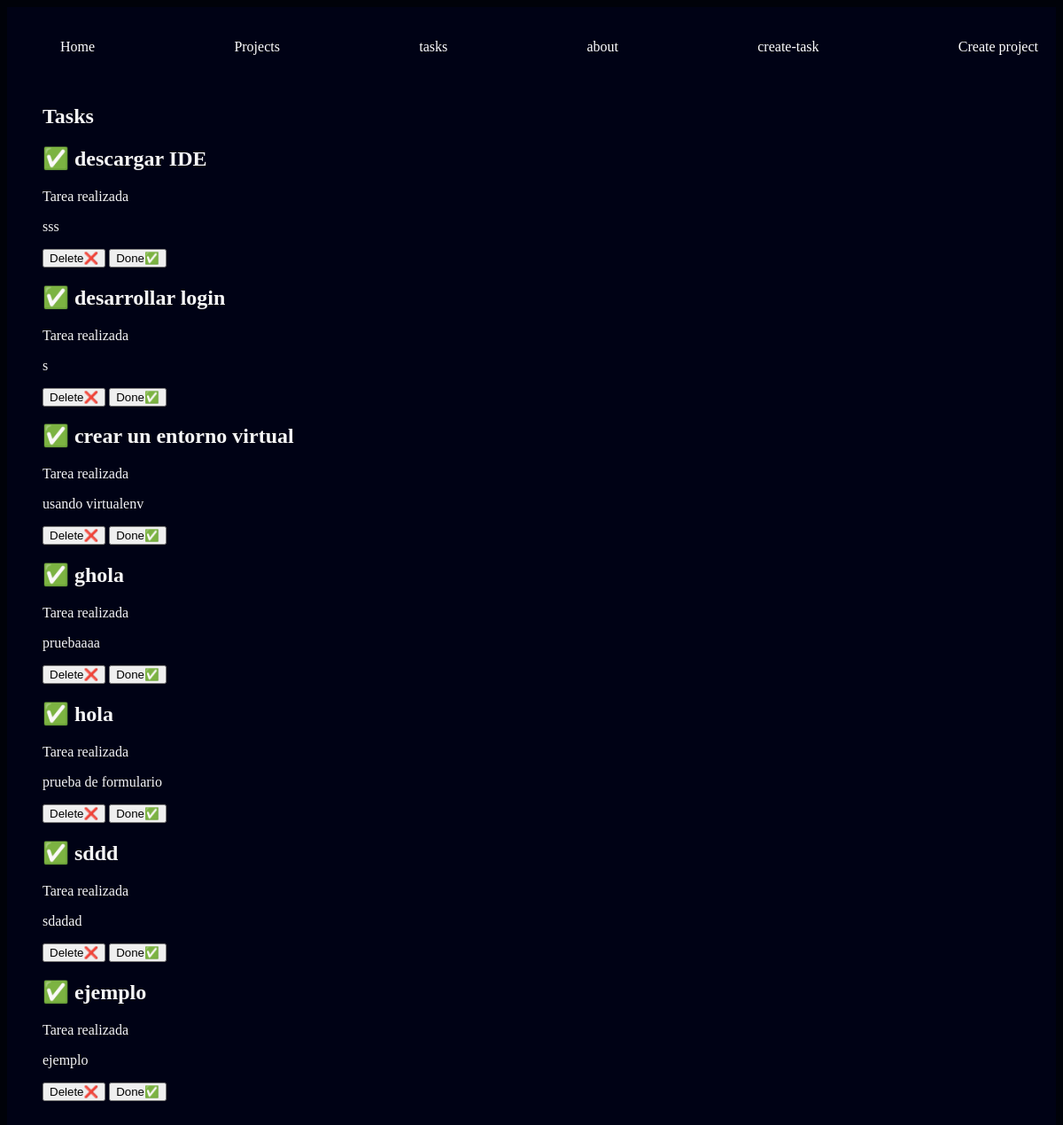
/tasks/, run on the app's committed database.
### myapp/models.py (models this page shows, shortened)
class Task(models.Model):
    title = models.CharField(max_length=200)
    description = models.TextField()
    proyect = models.ForeignKey(Proyect, on_delete=models.CASCADE)
    done = models.BooleanField(default=False)

### myapp/views.py (the view)
# urls.py: path('tasks/', views.tasks, name="tasks"),
def tasks(request):
    tasks = Task.objects.all()
    return render(request, 'tasks/tasks.html', {
        'tasks': tasks
    })

### myapp/templates/tasks/tasks.html
{% extends 'layouts/base.html' %}
{% block content %}
<h1>Tasks</h1>
{% for task in tasks %}
<div>
    <h1>{% if task.done == false %} 🕑 {% else %}✅ {% endif %} {{task.title}}</h1>
    {% if task.done == false %}
    <p>Tarea pendiente</p>
    {% else %}
    <p>Tarea realizada</p>
    {% endif %}
    <p>{{task.description}}</p>
    <button>
        Delete❌
    </button>
    <button>
        Done✅
    </button>
</div>
{% endfor %}
{% endblock %}

### myapp/templates/layouts/base.html (shortened to what this page needs)
{% load static %}
<!DOCTYPE html>
<html lang="en">
<head>
    <link rel="stylesheet" href="{% static '/styles/main.css' %}">
</head>
<body>
<nav class="navbar container">
<nav>
    <ul>
        <li>
            <a href="{% url 'index' %}">Home</a>
        </li>
        <li>
            <a href="{% url 'projects' %}">Projects</a>
        </li>
        <li>
            <a href="{% url 'tasks' %}">tasks</a>
        </li>
        <li>
            <a href="{% url 'about' %}">about</a>
        </li>
        <li>
            <a href="{% url 'create_Task' %}">create-task</a>
        </li>
        <li>
            <a href="{% url 'create_Project' %}">Create project</a>
        </li>
    </ul>
</nav>
<main class="container">
    {% block content %}
{% endblock %}
</body>
</html>

### myapp/static/styles/main.css (style rules this page uses)
body { background: #000209; color: whitesmoke; }
.navbar { background: #000215; padding: 10px 10px; }
.navbar ul { display: flex; justify-content: space-between; }
.navbar ul li { text-decoration: none; list-style: none; }
.navbar ul li a { color: white; text-decoration: none; }
.container { max-width: 1200px; margin: auto; padding: 20px; }

### data on the page
Task: title "descargar IDE", done "Tarea realizada", description "sss"
Task: title "desarrollar login", done "Tarea realizada", description "s"
Task: title "crear un entorno virtual", done "Tarea realizada", description "usando virtualenv"
Task: title "ghola", done "Tarea realizada", description "pruebaaaa"
Task: title "hola", done "Tarea realizada", description "prueba de formulario"
Task: title "sddd", done "Tarea realizada", description "sdadad"
Task: title "ejemplo", done "Tarea realizada", description "ejemplo"
